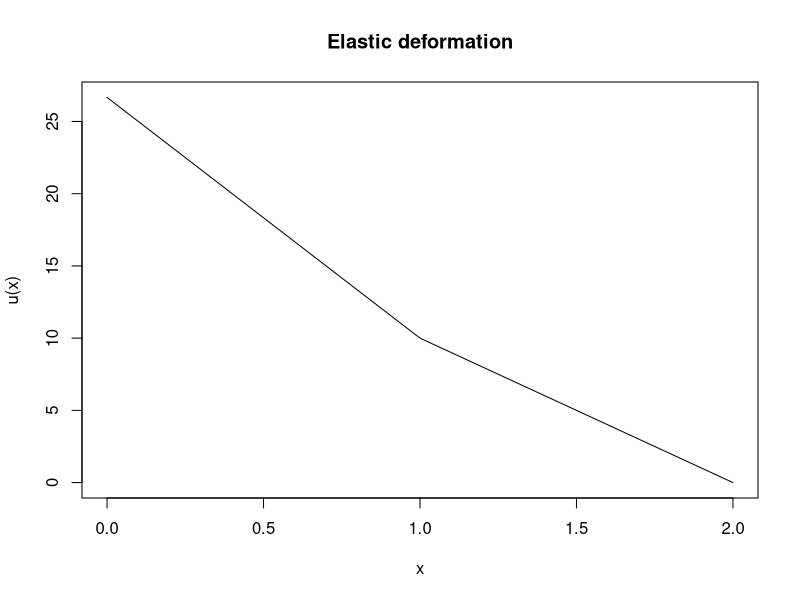

Generate this figure with R:
n <- 2000

# returns x that e(x,i) is 1 (center)
xi <- function(i){
  return(2*i / n)
}

# base function
e <- function(x, i){
  if (xi(i - 1) < x && x <= xi(i)){
    return (n/2*x - i + 1)
  }
  else if (xi(i) < x && x <= xi(i+1)){
    return (-n/2*x + i + 1)
  }
  else {
    return (0)
  }
}


# derivative of e
ePrim <- function(x, i){
  if (xi(i-1) < x && x <= xi(i)){
    return (n/2)
  }
  else if (xi(i) < x && x < xi(i+1)){
    return (-n/2)
  }
  return (0)
}

# Gaussian quadrature 2 point
# https://en.wikipedia.org/wiki/Gaussian_quadrature
integrate <- function(f, a, b){
  h1 <- (b-a)/2
  h2 <- (b+a)/2
  return(h1 * (f(h1*(1/sqrt(3)) + h2) + f(h1*(-1/sqrt(3)) + h2)))
}

# Given function E
E <- function(x) {
  if (0 <= x && x <= 1) {
    return (3)
  } else if (1 < x && x <= 2){
    return (5)
  }
  return (0)
}

# Function to integrate
func_to_integrate <- function(i, j){
  return (function(x){
      return(E(x) * ePrim(x, i) * ePrim(x, j))
    }
  )
}

# B(u,v)...
# lower upper is the intersection of domain of base function and global domain
B <- function(i, j){
  if (abs(i- j) > 2) {
      integrated_result <- 0
  } else {
      if (i == j){
        lower <- max(0, xi(i-1))
        upper <- min(2, xi(i+1))
      } else {
        lower <- max(0, xi(min(i,j)))
        upper <- min(2, xi(max(i,j)))
      }
    integrated_result <- integrate(func_to_integrate(i,j), lower, upper)
  }
  return(E(0)*e(0, i)*e(0, j) - integrated_result)
}

# L(v)...
L <- function(i){
  return(10*E(0)*e(0, i))
}
?solve


solution <- function(){
  B_matrix <- matrix(nrow = n, ncol = n)
  for (i in 1:n){
    for (j in 1:n){
      B_matrix[i,j] <- B(j-1, i-1)
    }
  }

  L_vec <- vector(length = n)
  for (i in 1:n){
    L_vec[i] <- L(i-1)
  }

  ws <- solve(B_matrix, L_vec)

  u <- function(x, w = ws){
    linear_combination <- vector(length = n)
    for (i in 1:n) {
      linear_combination[i] <- w[i]*e(x, i-1)
    }
    return(sum(linear_combination))
  }
  return (u)
}

plot_result <- function(){
  u_func <- solution()
  plot(seq(0, 2, length=200),
       mapply(u_func, seq(0, 2, length=200)),
       main = 'Elastic deformation',
       xlab='x',
       ylab='u(x)',
       type='l')
}

plot_result()
